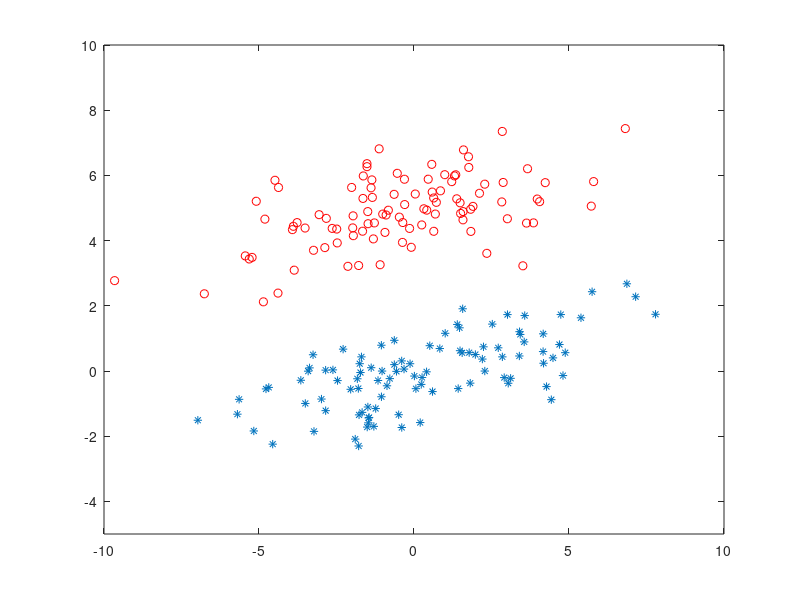

The MATLAB source for this figure:

clf;
N=100;

m1=[0 0]; 
m2=[0 5];
s1=[10 2 ; 2 1];



X1=randn(N,2)*sqrtm(s1)+repmat(m1,N,1);
X2=randn(N,2)*sqrtm(s1)+repmat(m2,N,1);
figure(1);

plot( X2(:,1), X2(:,2), 'ro');
hold on;
plot( X1(:,1), X1(:,2), '*');
axis([-10 10 -5 10]);
save homework_init N X1 X2

